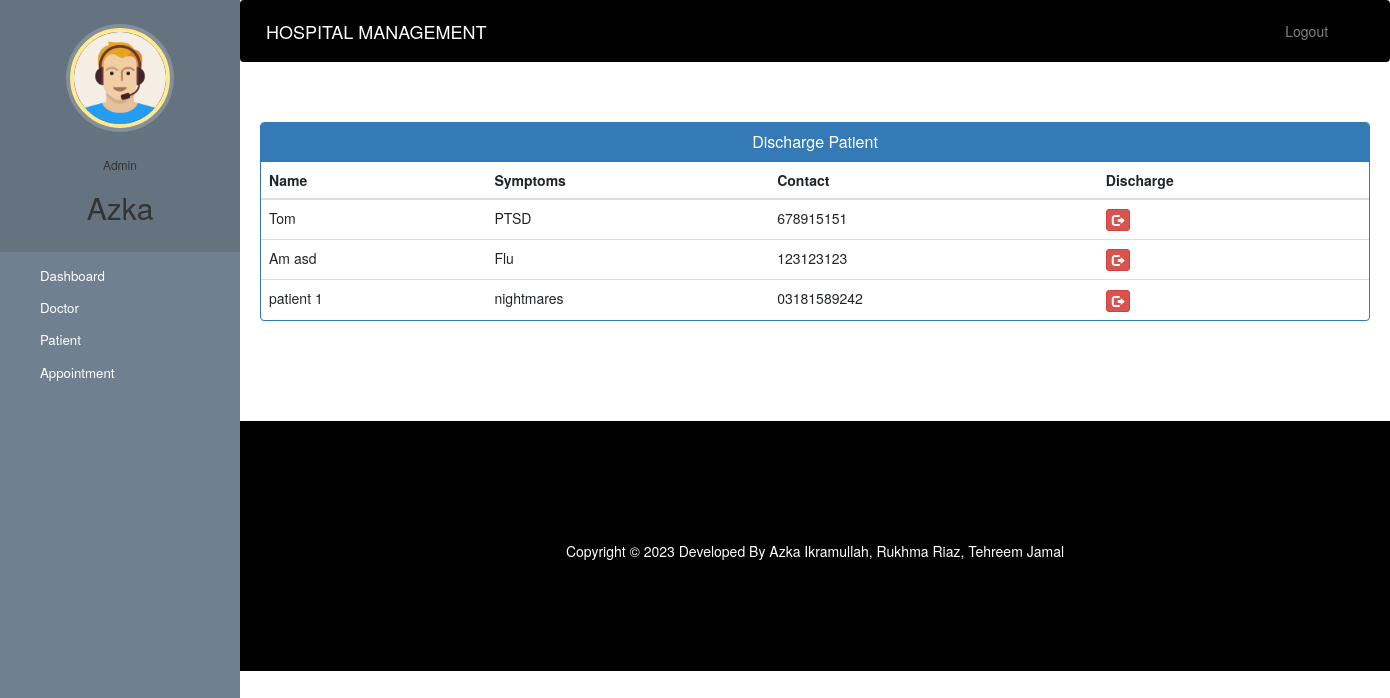
Screenshot of /admin-discharge-patient (signed in) with the database file from the repository.
### hospital/models.py (models this page shows, shortened)
class Patient(models.Model):
    user=models.OneToOneField(User,on_delete=models.CASCADE)
    profile_pic= models.ImageField(upload_to='profile_pic/PatientProfilePic/',null=True,blank=True)
    address = models.CharField(max_length=40)
    mobile = models.CharField(max_length=20,null=False)
    symptoms = models.CharField(max_length=100,null=False)
    assignedDoctorId = models.PositiveIntegerField(null=True)
    admitDate=models.DateField(auto_now=True)
    status=models.BooleanField(default=False)
    @property
    def get_name(self):
        return self.user.first_name+" "+self.user.last_name

### hospital/views.py (the view)
# urls.py: path('admin-discharge-patient', views.admin_discharge_patient_view,name='admin-discharge-patient'),
@login_required(login_url='adminlogin')
@user_passes_test(is_admin)
def admin_discharge_patient_view(request):
    patients=models.Patient.objects.all().filter(status=True)
    return render(request,'hospital/admin_discharge_patient.html',{'patients':patients})

### hospital/views.py (called while the page is built)
def is_admin(user):
    return user.groups.filter(name='ADMIN').exists()

### templates/hospital/admin_discharge_patient.html (shortened to what this page needs)
{% extends 'hospital/admin_base.html' %}
{% block content %}
<head>
  <link href="//netdna.bootstrapcdn.com/bootstrap/3.0.0/css/bootstrap.min.css" rel="stylesheet" id="bootstrap-css">
</head>
<div class="container">
  <div class="panel panel-primary">
    <div class="panel-heading">
      <h6 class="panel-title">Discharge Patient</h6>
    </div>
    <table class="table table-hover" id="dev-table">
      <thead>
        <tr>
          <th>Name</th>
          <th>Symptoms</th>
          <th>Contact</th>
          <th>Discharge</th>
        </tr>
      </thead>
      {% for p in patients %}
      <tr>
        <td> {{p.get_name}}</td>
        <td>{{p.symptoms}}</td>
        <td>{{p.mobile}}</td>
        <td><a class="btn btn-danger btn-xs" href="{% url 'discharge-patient' p.id  %}"><span class="glyphicon glyphicon-log-out"></span></a></td>
      </tr>
      {% endfor %}
    </table>
  </div>
</div>
{% endblock content %}

### templates/hospital/admin_base.html (shortened to what this page needs)
<!DOCTYPE html>
{% load static %}
<html lang="en">
<head>
  <link rel="stylesheet" href="https://stackpath.bootstrapcdn.com/bootstrap/4.3.1/css/bootstrap.min.css">
  <link rel="stylesheet" href="https://maxcdn.bootstrapcdn.com/font-awesome/4.7.0/css/font-awesome.min.css">
  <link rel="stylesheet" href="{% static '/style.css' %}">
</head>
<body>
  <nav class="menu" tabindex="0">
    <header class="avatar">
      <img src="{% static "images/adminpropic.png" %}" />
      <br><br>
      <h6>Admin</h6>
      <h2>{{request.user.first_name}}</h2>
    </header>
    <ul>
      <li tabindex="0" class="icon-dashboard"> <a style="color:white; text-decoration:none;" href="/admin-dashboard"><span>Dashboard</span></a> </li>
      <li tabindex="0" class="icon-customers"> <a style="color:white; text-decoration:none;" href="/admin-doctor"><span>Doctor</span></a></li>
      <li tabindex="0" class="icon-users"> <a style="color:white; text-decoration:none;" href="/admin-patient"><span>Patient</span></a></li>
      <li tabindex="0" class="icon-calendar"> <a style="color:white; text-decoration:none;" href="/admin-appointment"><span>Appointment</span></a></li>
    </ul>
  </nav>
  <main>
    <div class="bs-example">
      <nav class="navbar navbar-expand-md  navbar-dark fixed-top" style="background:black;">
        <a href="/admin-dashboard" class="navbar-brand">HOSPITAL MANAGEMENT</a>
        <div class="collapse navbar-collapse justify-content-between" id="navbarCollapse">
          <div class="navbar-nav" style=" margin-left: 90%;">
            <a href="/logout" class="nav-item nav-link">Logout</a>
          </div>
        </div>
      </nav>
    </div>
    <br><br>
    {% block content %}
    {% endblock content %}
    <br><br><br><br>
    <footer>
      <br>
      <div class="container">
        <div class="row">
          <div class="col-md-12 col-sm-12">
            <div style="color:#ffffff;" class="wow fadeInUp footer-copyright">
              <p>
                Copyright &copy; 2023 Developed By Azka Ikramullah, Rukhma Riaz, Tehreem Jamal </p>
            </div>
          </div>
        </div>
      </div>
    </footer>
  </main>
</body>
</html>

### static/style.css (style rules this page uses)
body { padding-left: 240px; }
main { position: relative; height: 100vh; }
.menu { background: #5bc995; height: 100vh; width: 240px; position: fixed; top: 0px; left: 0; z-index: 5; outline: none; }
.menu .avatar { background: rgba(0, 0, 0, 0.1); padding: 2em 0.5em; text-align: center; }
.menu .avatar img { width: 100px; border-radius: 50%; overflow: hidden; border: 4px solid #ffea92; box-shadow: 0 0 0 4px rgba(255, 255, 255, 0.2); }
.menu .avatar h2 { font-weight: normal; margin-bottom: 0; }
.menu ul { list-style: none; padding: 0.5em 0; margin: 0; }
.menu ul li { padding: 0.5em 1em 0.5em 3em; font-size: 0.95em; font-weight: regular; background-repeat: no-repeat; background-position: left 15px center; background-size: auto 20px; transition: all 0.15s linear; cursor: pointer; }
.menu ul li.icon-dashboard { background-image: url("http://www.entypo.com/images//gauge.svg"); }
.menu ul li.icon-customers { background-image: url("http://www.entypo.com/images//briefcase.svg"); }
.menu ul li.icon-users { background-image: url("http://www.entypo.com/images//users.svg"); }
.menu ul li.icon-calendar { background-image: url("http://www.entypo.com/images//calendar.svg"); }

### templates/hospital/admin_base.html (style rules this page uses)
a:link { text-decoration: none; }
a { color: white; }
footer { padding: 0px 0px 0px 0px; background-color: black; margin: 0px; }
p { text-align: center; }
body { padding-left: 240px; }
main { position: relative; height: 100vh; }
.menu { background: slategray; height: 100vh; width: 240px; position: fixed; top: 0px; left: 0; z-index: 5; outline: none; }
.menu .avatar { background: rgba(0, 0, 0, 0.1); padding: 2em 0.5em; text-align: center; }
.menu .avatar img { width: 100px; border-radius: 50%; overflow: hidden; border: 4px solid #ffea92; box-shadow: 0 0 0 4px rgba(255, 255, 255, 0.2); }
.menu .avatar h2 { font-weight: normal; margin-bottom: 0; }
.menu ul { list-style: none; padding: 0.5em 0; margin: 0; }
.menu ul li { padding: 0.5em 1em 0.5em 3em; font-size: 0.95em; font-weight: regular; background-repeat: no-repeat; background-position: left 15px center; background-size: auto 20px; transition: all 0.15s linear; cursor: pointer; }
.menu ul li.icon-dashboard { background-image: url("http://www.entypo.com/images//gauge.svg"); }
.menu ul li.icon-customers { background-image: url("http://www.entypo.com/images//briefcase.svg"); }
.menu ul li.icon-users { background-image: url("http://www.entypo.com/images//users.svg"); }
.menu ul li.icon-calendar { background-image: url("http://www.entypo.com/images//calendar.svg"); }

### templates/hospital/admin_discharge_patient.html (style rules this page uses)
a:link { text-decoration: none; }
h6 { text-align: center; }
.row { margin: 100px; }

### rows the page displays
Patient: get_name "Tom", symptoms "PTSD", mobile "678915151"
Patient: get_name "Am asd", symptoms "Flu", mobile "123123123"
Patient: get_name "patient 1", symptoms "nightmares", mobile "03181589242"

### other values shown
{{ request.user.first_name }} "Azka"
